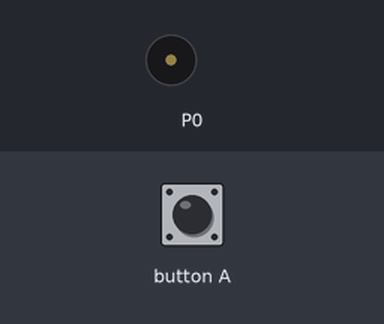
Bench run of a program on a simulated BBC micro:bit running MicroPython. On the bench: buzzer (waves = sounding). The inputs (shaded band) are chosen by the test bench.

Above: at 1.2 s.
1.3 s: button A pressed for 1 s
At 1.55 s:
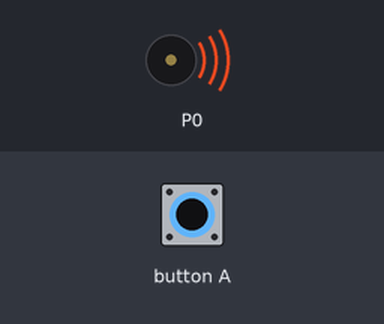
4.3 s: button A pressed for 3.2 s
At 8.4 s:
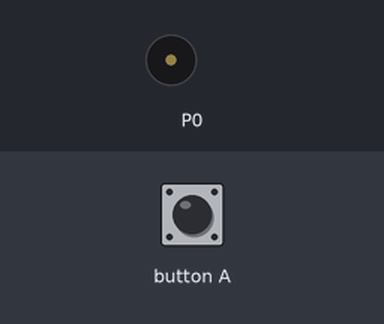
Timing chart, 0 to 9.9 s (numbered marks = the images above; inputs shaded):
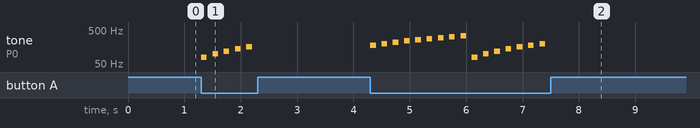

The program:

microbit-pitch.py
```python
# Plays a series of ascending pitches when Button A is pressed.

from microbit import *
import music

freq = 80

while True:
    while button_a.is_pressed():
        music.pitch(freq, duration=100)
        freq += 20
        if freq > 350:
            freq = 80
        sleep(100)
```

Measured:
- after the input at 1.3 s, tone on P0: plays 80 Hz for 0.10 s, 100 Hz for 0.10 s, 120 Hz for 0.10 s, 140 Hz for 0.10 s, 160 Hz for 0.10 s, starting at once
- after the input at 4.3 s, tone on P0: plays 180 Hz for 0.10 s, 200 Hz for 0.10 s, 220 Hz for 0.10 s, 240 Hz for 0.10 s, 260 Hz for 0.10 s, 280 Hz for 0.10 s … (16 notes in this stretch), starting at once
